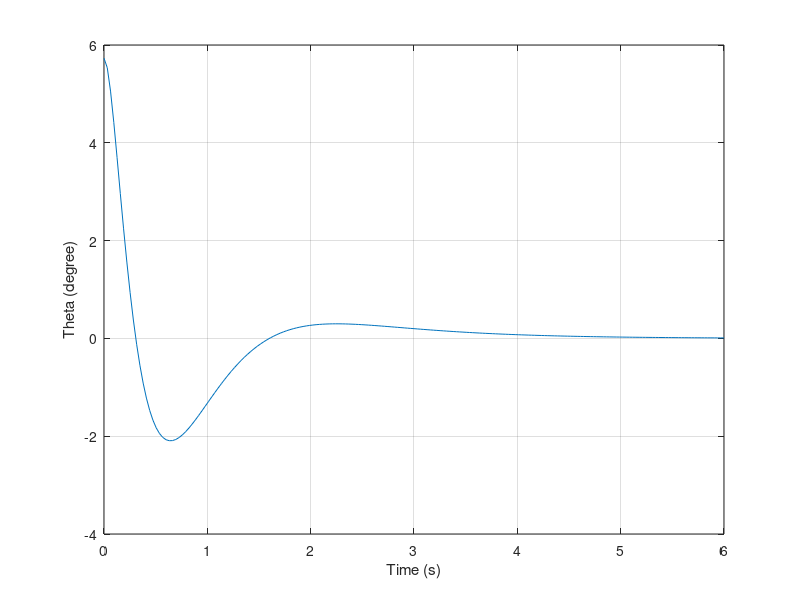
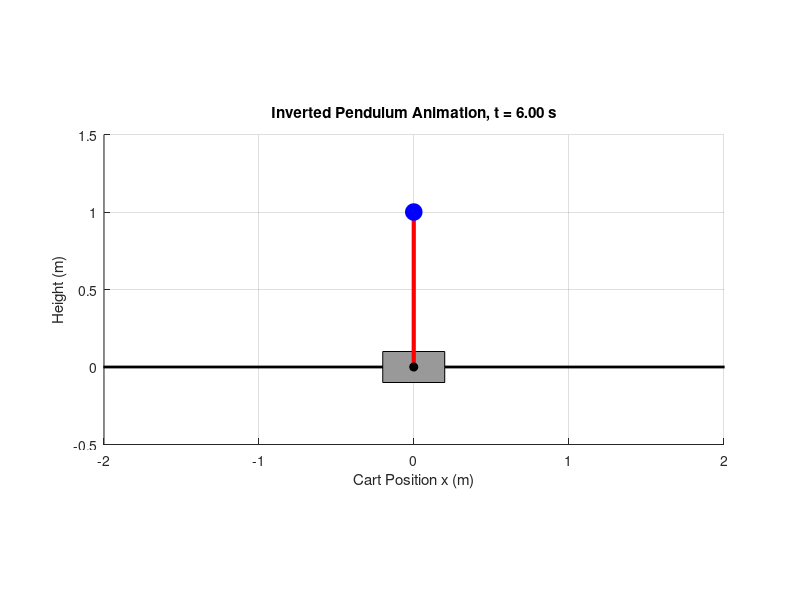

Write MATLAB code to recreate these figures, in order.
% Physical Parameters

m = 0.1; % Mass of pendulum in kg
M = 1.5; % Mass of the cart in kg
g = 9.81; % Acceleration due to gravity
l = 1; % Length of the pendulum in m

% Building the state space model
A = [0 1 0 0;
     0 0 -(m*g)/M 0;
     0 0 0 1;
     0 0 ((M+m)*g)/(M*l) 0];

B = [0; 1/M; 0; 1/(M*l)];

C = eye(4);

D = zeros(4,1);

G = ss(A, B, C, D);

% Choose Q and R
Q = [1 0 0 0;
     0 1 0 0;
     0 0 1 0;
     0 0 0 1];

R = 0.01;

% Building the Controller
[K, S, E] = lqr(A, B, Q, R);

% Form the Closed Loop Model
cl_sys = feedback(G, K);

% Response for Initial Disturbance
x0 = [0; 0; 0.1; 0]; 
[y, tout] = initial(cl_sys, x0);
y_theta_deg = y(:,3)*(180/pi);

% Plotting Upright Equilibrium
plot(tout, y_theta_deg);
xlabel("Time (s)");
ylabel("Theta (degree)");
grid on;

% Animation
x     = y(:,1);   % cart position
theta = y(:,3);   % pendulum angle from upright, rad

% Animation
figure;
for i = 1:5:length(tout)

    clf;
    hold on;
    grid on;
    axis equal;

    % Cart dimensions
    cart_width  = 0.4;
    cart_height = 0.2;

    % Cart position
    cart_x = x(i);
    cart_y = 0;

    % Pendulum bob position
    pend_x = cart_x + l*sin(theta(i));
    pend_y = cart_y + l*cos(theta(i));

    % Draw ground
    plot([-3 3], [0 0], 'k', 'LineWidth', 2);

    % Draw cart
    rectangle('Position', ...
        [cart_x - cart_width/2, cart_y - cart_height/2, cart_width, cart_height], ...
        'FaceColor', [0.6 0.6 0.6]);

    % Draw pendulum rod
    plot([cart_x pend_x], [cart_y pend_y], 'r', 'LineWidth', 3);

    % Draw pendulum bob
    plot(pend_x, pend_y, 'bo', 'MarkerSize', 12, 'MarkerFaceColor', 'b');

    % Draw pivot
    plot(cart_x, cart_y, 'ko', 'MarkerSize', 6, 'MarkerFaceColor', 'k');

    xlabel('Cart Position x (m)');
    ylabel('Height (m)');
    title(sprintf('Inverted Pendulum Animation, t = %.2f s', tout(i)));

    xlim([-2 2]);
    ylim([-0.5 1.5]);

    drawnow;
end
